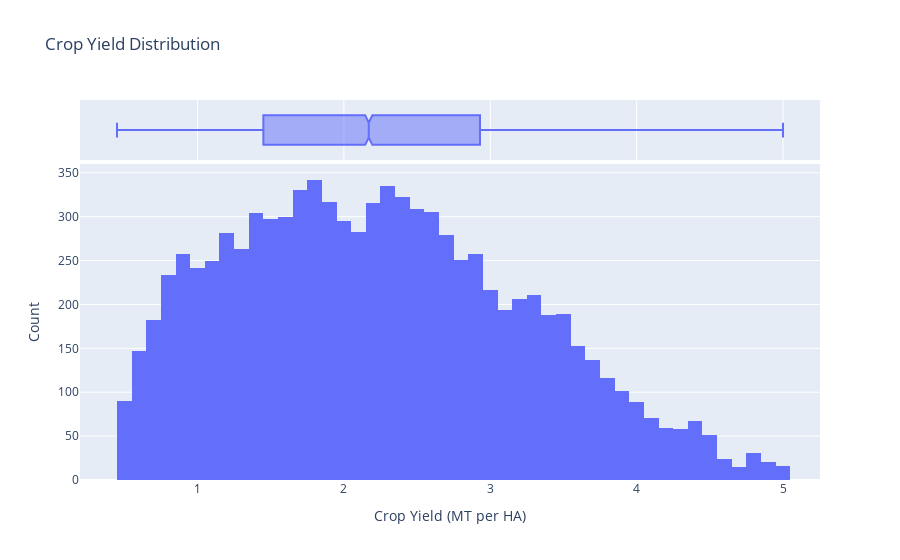

Notebook cell for this chart:
### Markdown cell above
### Distribution of crop yield

### Code cell
fig = px.histogram(df, x="Crop_Yield_MT_per_HA", marginal="box",title="Crop Yield Distribution") #please note this plotly graph will not be visible on github, please fork the repo and run locally to see the graph.
fig.update_layout(xaxis_title="Crop Yield (MT per HA)", yaxis_title="Count") 
fig.show()

### Figure 1 — Plotly figure (JSON) as saved in the notebook; plotly's stock layout.template omitted (floating-point values rounded to 4 significant figures; data arrays with more than 128 entries replaced by an {"elided": "..."} marker saying what was removed)
{"data": [{"alignmentgroup": "True", "bingroup": "x", "hovertemplate": "Crop_Yield_MT_per_HA=%{x}<br>count=%{y}<extra></extra>", "legendgroup": "", "marker": {"color": "#636efa", "pattern": {"shape": ""}}, "name": "", "offsetgroup": "", "orientation": "v", "showlegend": false, "type": "histogram", "x": {"elided": "9000 float values"}, "xaxis": "x", "yaxis": "y"}, {"alignmentgroup": "True", "hovertemplate": "Crop_Yield_MT_per_HA=%{x}<extra></extra>", "legendgroup": "", "marker": {"color": "#636efa"}, "name": "", "notched": true, "offsetgroup": "", "showlegend": false, "type": "box", "x": {"elided": "9000 float values"}, "xaxis": "x2", "yaxis": "y2"}], "layout": {"barmode": "relative", "legend": {"tracegroupgap": 0}, "title": {"text": "Crop Yield Distribution"}, "xaxis": {"anchor": "y", "domain": [0, 1], "title": {"text": "Crop Yield (MT per HA)"}}, "xaxis2": {"anchor": "y2", "domain": [0, 1], "matches": "x", "showgrid": true, "showticklabels": false}, "yaxis": {"anchor": "x", "domain": [0, 0.8316], "title": {"text": "Count"}}, "yaxis2": {"anchor": "x2", "domain": [0.8416, 1], "matches": "y2", "showgrid": false, "showline": false, "showticklabels": false, "ticks": ""}}}
